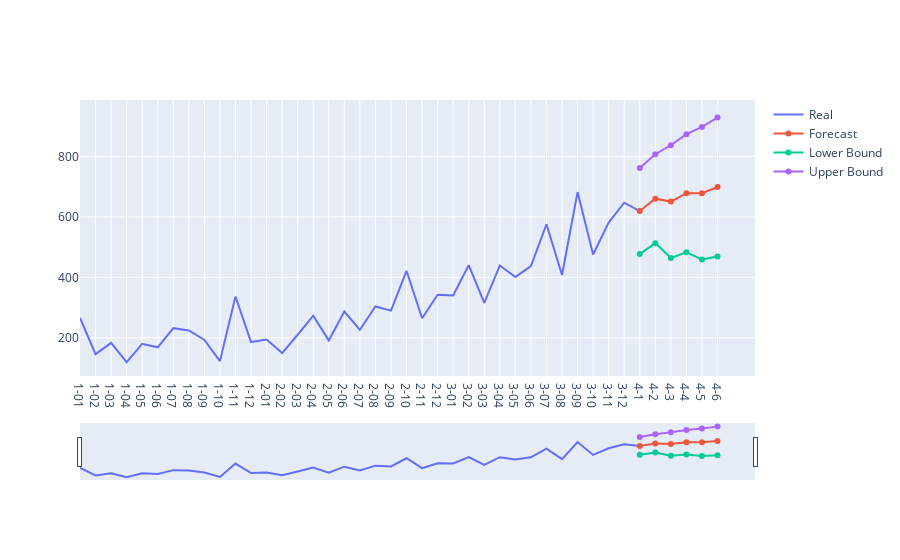

Source (notebook cell):
### Code cell
fig = go.Figure([go.Scatter(name = 'Real', x = df['Month'], y= df['Sales'])])
fig.add_trace(go.Scatter(name = 'Forecast', x = df_sales_forecast['Month'], y= df_sales_forecast['Sales']))
fig.add_trace(go.Scatter(name = 'Lower Bound', x = df_sales_forecast['Month'], y= df_sales_forecast['Lower Bound']))
fig.add_trace(go.Scatter(name = 'Upper Bound', x = df_sales_forecast['Month'], y= df_sales_forecast['Upper Bound']))

fig.update_xaxes(rangeslider_visible = True)
fig.show()

### Figure 1 — Plotly figure (JSON) as saved in the notebook; plotly's stock layout.template omitted (floating-point values rounded to 4 significant figures)
{"data": [{"name": "Real", "type": "scatter", "x": ["1-01", "1-02", "1-03", "1-04", "1-05", "1-06", "1-07", "1-08", "1-09", "1-10", "1-11", "1-12", "2-01", "2-02", "2-03", "2-04", "2-05", "2-06", "2-07", "2-08", "2-09", "2-10", "2-11", "2-12", "3-01", "3-02", "3-03", "3-04", "3-05", "3-06", "3-07", "3-08", "3-09", "3-10", "3-11", "3-12", "4-1"], "y": [266, 145.9, 183.1, 119.3, 180.3, 168.5, 231.8, 224.5, 192.8, 122.9, 336.5, 185.9, 194.3, 149.5, 210.1, 273.3, 191.4, 287, 226, 303.6, 289.9, 421.6, 264.5, 342.3, 339.7, 440.4, 315.9, 439.3, 401.3, 437.4, 575.5, 407.6, 682, 475.3, 581.3, 646.9, 619.1]}, {"name": "Forecast", "type": "scatter", "x": ["4-1", "4-2", "4-3", "4-4", "4-5", "4-6"], "y": [619.1, 660.1, 650.5, 678.1, 678.3, 698.7]}, {"name": "Lower Bound", "type": "scatter", "x": ["4-1", "4-2", "4-3", "4-4", "4-5", "4-6"], "y": [476.9, 513.0, 464.0, 482.9, 459.1, 469.0]}, {"name": "Upper Bound", "type": "scatter", "x": ["4-1", "4-2", "4-3", "4-4", "4-5", "4-6"], "y": [761.4, 807.2, 836.9, 873.4, 897.5, 928.5]}], "layout": {"xaxis": {"rangeslider": {"visible": true}}}}
